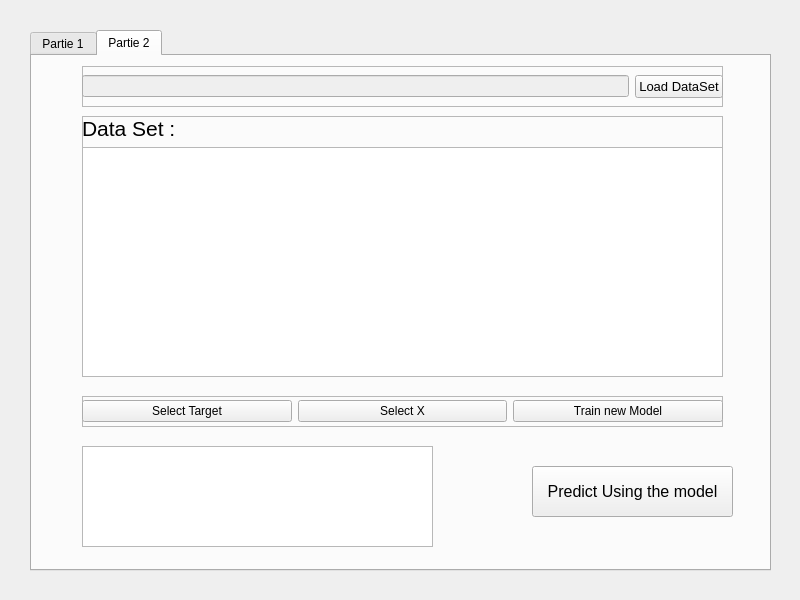
<?xml version="1.0" encoding="UTF-8"?>
<ui version="4.0">
 <class>MainWindow</class>
 <widget class="QMainWindow" name="MainWindow">
  <property name="geometry">
   <rect>
    <x>0</x>
    <y>0</y>
    <width>800</width>
    <height>600</height>
   </rect>
  </property>
  <property name="windowTitle">
   <string>MainWindow</string>
  </property>
  <widget class="QWidget" name="centralwidget">
   <widget class="QTabWidget" name="tabWidget">
    <property name="geometry">
     <rect>
      <x>30</x>
      <y>30</y>
      <width>741</width>
      <height>541</height>
     </rect>
    </property>
    <property name="currentIndex">
     <number>1</number>
    </property>
    <widget class="QWidget" name="Part1">
     <attribute name="title">
      <string>Partie 1</string>
     </attribute>
    </widget>
    <widget class="QWidget" name="Part2">
     <attribute name="title">
      <string>Partie 2</string>
     </attribute>
     <widget class="QFrame" name="DatasetFrame">
      <property name="geometry">
       <rect>
        <x>50</x>
        <y>10</y>
        <width>641</width>
        <height>41</height>
       </rect>
      </property>
      <property name="frameShape">
       <enum>QFrame::StyledPanel</enum>
      </property>
      <property name="frameShadow">
       <enum>QFrame::Raised</enum>
      </property>
      <widget class="QWidget" name="horizontalLayoutWidget">
       <property name="geometry">
        <rect>
         <x>0</x>
         <y>0</y>
         <width>641</width>
         <height>41</height>
        </rect>
       </property>
       <layout class="QHBoxLayout" name="horizontalLayout">
        <item>
         <widget class="QLineEdit" name="DatasetPath">
          <property name="enabled">
           <bool>false</bool>
          </property>
         </widget>
        </item>
        <item>
         <widget class="QPushButton" name="LoadDatasetButton">
          <property name="font">
           <font>
            <pointsize>10</pointsize>
           </font>
          </property>
          <property name="text">
           <string>Load DataSet</string>
          </property>
         </widget>
        </item>
       </layout>
      </widget>
     </widget>
     <widget class="QFrame" name="TableFrame">
      <property name="geometry">
       <rect>
        <x>50</x>
        <y>60</y>
        <width>641</width>
        <height>261</height>
       </rect>
      </property>
      <property name="frameShape">
       <enum>QFrame::StyledPanel</enum>
      </property>
      <property name="frameShadow">
       <enum>QFrame::Raised</enum>
      </property>
      <widget class="QWidget" name="verticalLayoutWidget">
       <property name="geometry">
        <rect>
         <x>0</x>
         <y>0</y>
         <width>641</width>
         <height>261</height>
        </rect>
       </property>
       <layout class="QVBoxLayout" name="verticalLayout">
        <item>
         <widget class="QLabel" name="DataSetLabel">
          <property name="font">
           <font>
            <pointsize>16</pointsize>
           </font>
          </property>
          <property name="text">
           <string>Data Set : </string>
          </property>
         </widget>
        </item>
        <item>
         <widget class="QTableWidget" name="tableWidget"/>
        </item>
       </layout>
      </widget>
     </widget>
     <widget class="QFrame" name="frame">
      <property name="geometry">
       <rect>
        <x>50</x>
        <y>340</y>
        <width>641</width>
        <height>31</height>
       </rect>
      </property>
      <property name="frameShape">
       <enum>QFrame::StyledPanel</enum>
      </property>
      <property name="frameShadow">
       <enum>QFrame::Raised</enum>
      </property>
      <widget class="QWidget" name="horizontalLayoutWidget_2">
       <property name="geometry">
        <rect>
         <x>0</x>
         <y>0</y>
         <width>641</width>
         <height>31</height>
        </rect>
       </property>
       <layout class="QHBoxLayout" name="horizontalLayout_2">
        <item>
         <widget class="QPushButton" name="pushButton_3">
          <property name="text">
           <string>Select Target</string>
          </property>
         </widget>
        </item>
        <item>
         <widget class="QPushButton" name="pushButton_2">
          <property name="text">
           <string>Select X</string>
          </property>
         </widget>
        </item>
        <item>
         <widget class="QPushButton" name="pushButton">
          <property name="text">
           <string>Train new Model</string>
          </property>
         </widget>
        </item>
       </layout>
      </widget>
     </widget>
     <widget class="QPushButton" name="Predict">
      <property name="geometry">
       <rect>
        <x>500</x>
        <y>410</y>
        <width>201</width>
        <height>51</height>
       </rect>
      </property>
      <property name="font">
       <font>
        <pointsize>12</pointsize>
       </font>
      </property>
      <property name="text">
       <string>Predict Using the model</string>
      </property>
     </widget>
     <widget class="QTextEdit" name="result">
      <property name="geometry">
       <rect>
        <x>50</x>
        <y>390</y>
        <width>351</width>
        <height>101</height>
       </rect>
      </property>
     </widget>
    </widget>
   </widget>
  </widget>
 </widget>
 <resources/>
 <connections/>
</ui>
